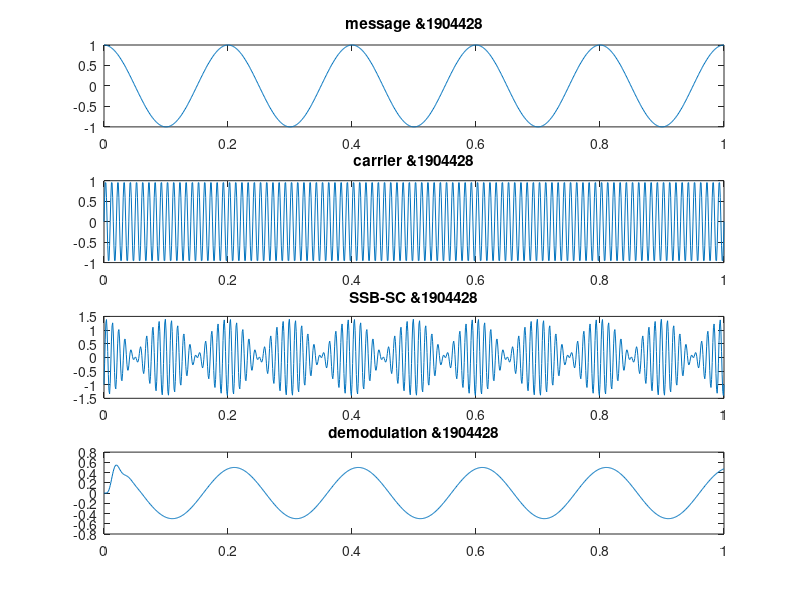

This figure's MATLAB source:
clc;
clear all;
close all;
t=[0:0.001:1];
f1=5;
m1=cos(2*pi*f1*t);
m2=hilbert(m1);
subplot(4,2,[1,2]);
plot(t,m1);

title('message &1904428');
f2=100;
c1=sin(2*pi*f2*t);
c2=cos(2*pi*f2*t);
subplot(4,2,[3,4]);
plot(t,c1);
title('carrier &1904428');
s=m1.*c1- m2.*c2;
subplot(4,2,[5,6]);
plot(t,s);
title('SSB-SC &1904428');
s1=s.*c1;
[b,a]=butter(5,0.1);
s2=filter(b,a,s1);
subplot(4,2,[7,8]);
plot(t,s2);title('demodulation &1904428');